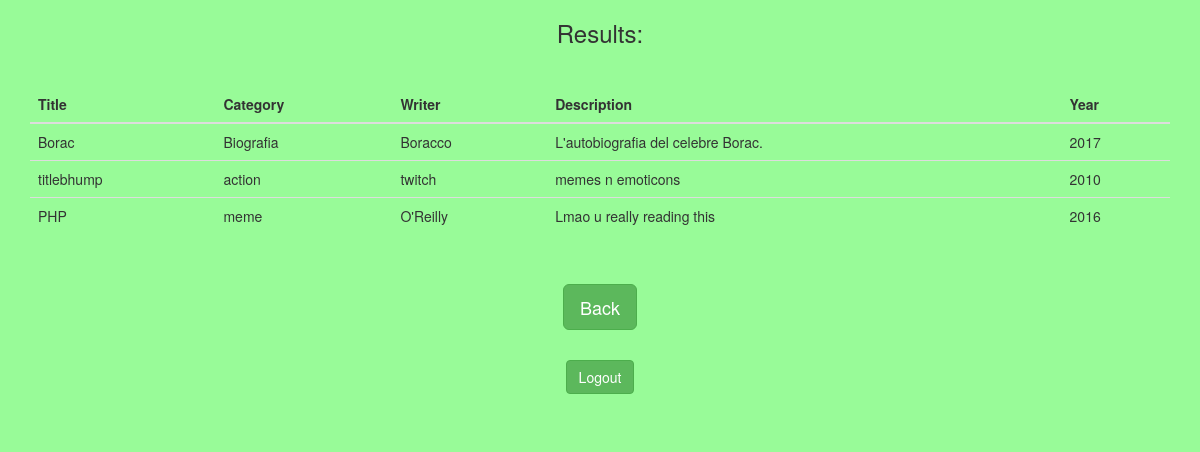
Page /booklist.php (signed in) on the committed database.
### tables this page shows
CREATE TABLE `book` (
  `id` int(10) UNSIGNED NOT NULL,
  `title` varchar(50) NOT NULL,
  `category` varchar(20) NOT NULL,
  `writer` varchar(30) NOT NULL,
  `description` varchar(100) NOT NULL,
  `year` int(11) NOT NULL
);

### booklist.php (the view, shortened to what this page needs)
<!DOCTYPE html>
<?php
        $servername = "localhost";
        $username = "root";
        $password = "";
        $dbname = "library";
        $conn = new mysqli($servername, $username, $password, $dbname);
        $sql = 'select * from book;';
        $result = $conn->query($sql);
?>
<html>
  <head>
    <link rel="stylesheet" href="https://maxcdn.bootstrapcdn.com/bootstrap/3.3.7/css/bootstrap.min.css">
  </head>
  <body style="background-color:palegreen">
  <div class="container">
    <h3 class="text-center">Results:</h3>
        <div class="col-xs-12" style="height:30px;"></div>
        <?php
            if(isset($result) && $result != NULL)
            {
                if ($result->num_rows > 0)
                {
                    echo "<table class='table table-hover'>";
                    echo "<thead><tr><th>Title</th><th>Category</th><th>Writer</th><th>Description</th><th>Year</th></tr></thead>";
                    echo "<tbody>";
                    while($row = $result->fetch_assoc())
                    {
                        echo "<tr>";
                        echo "<td>" . $row["title"] . "</td>";
                        echo "<td>" . $row["category"] . "</td>";
                        echo "<td>" . $row["writer"] . "</td>";
                        echo "<td>" . $row["description"] . "</td>";
                        echo "<td>" . $row["year"] . "</td>";
                        echo "</tr>";
                    }
                    echo "</tbody>";
                    echo "</table>";
                }
                else
                {
                    echo "<div class='text-center'>
                            No results.
                          </div>";
                }
            }
        ?>
      <div class="col-xs-12" style="height:30px;"></div>
    <form action="books.php">
      <div class="text-center">
        <button type="submit" class="btn btn-success btn-lg">Back</button>
      </div>
    </form>
        <div class="col-xs-12" style="height:30px;"></div>
      <form action="logout.php">
      <div class="text-center">
        <button type="submit" class="btn btn-success btn-md">Logout</button>
      </div>
    </form>
        <div class="col-xs-12" style="height:30px;"></div>
  </div>
  </body>
</html>

### rows in the picture
book: title "Borac", category "Biografia", writer "Boracco", description "L'autobiografia del celebre Borac.", year "2017"
book: title "titlebhump", category "action", writer "twitch", description "memes n emoticons", year "2010"
book: title "PHP", category "meme", writer "O'Reilly", description "Lmao u really reading this", year "2016"
